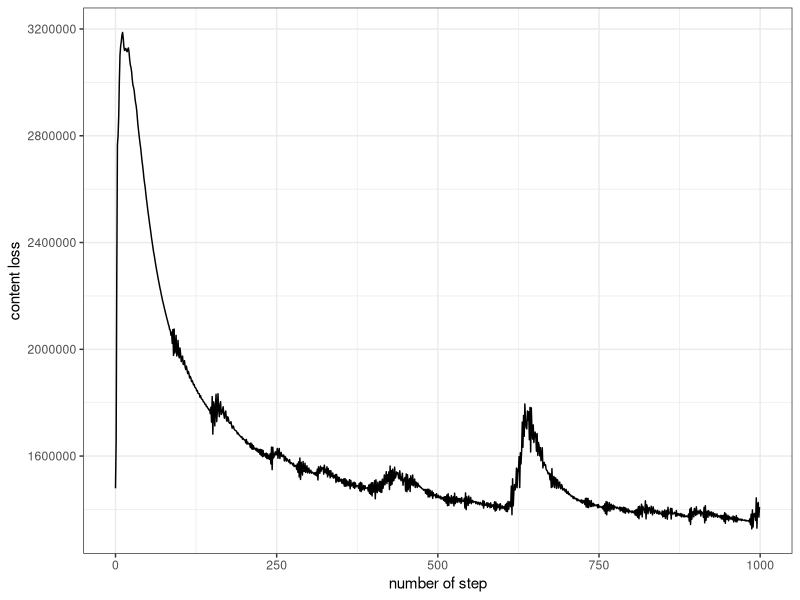
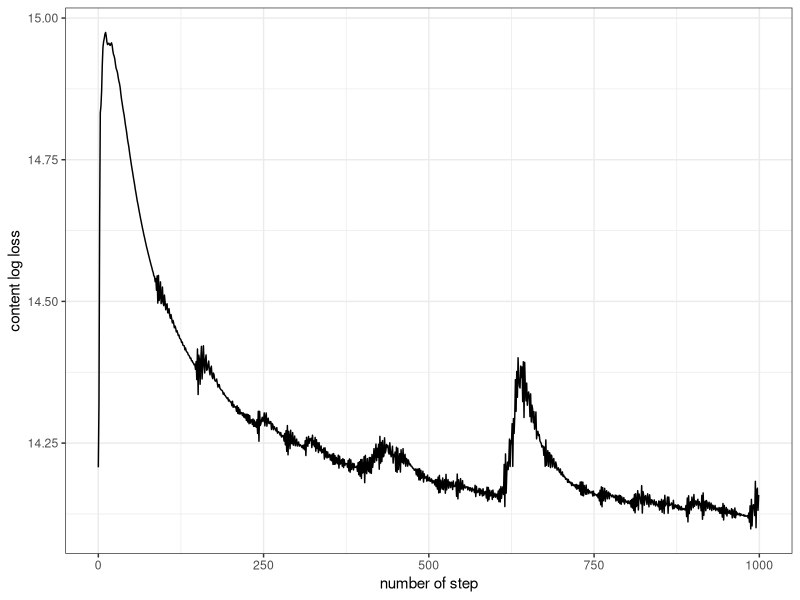
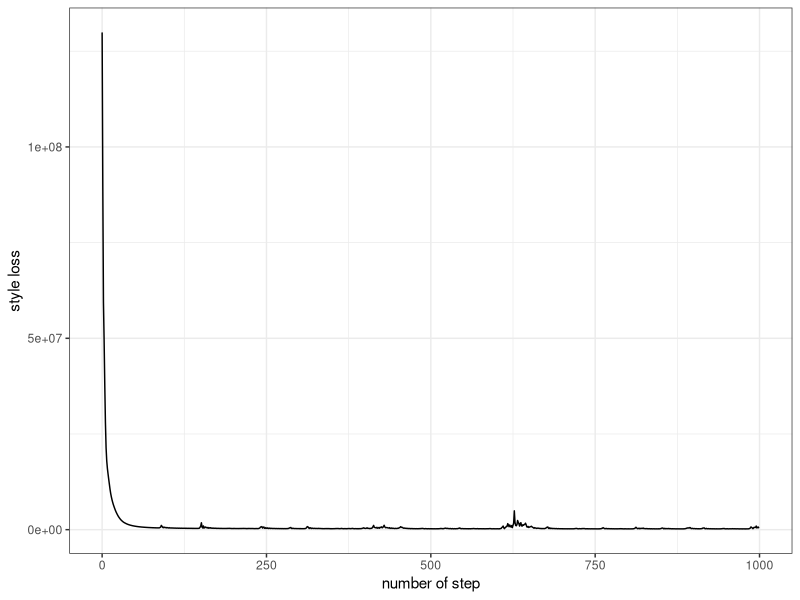
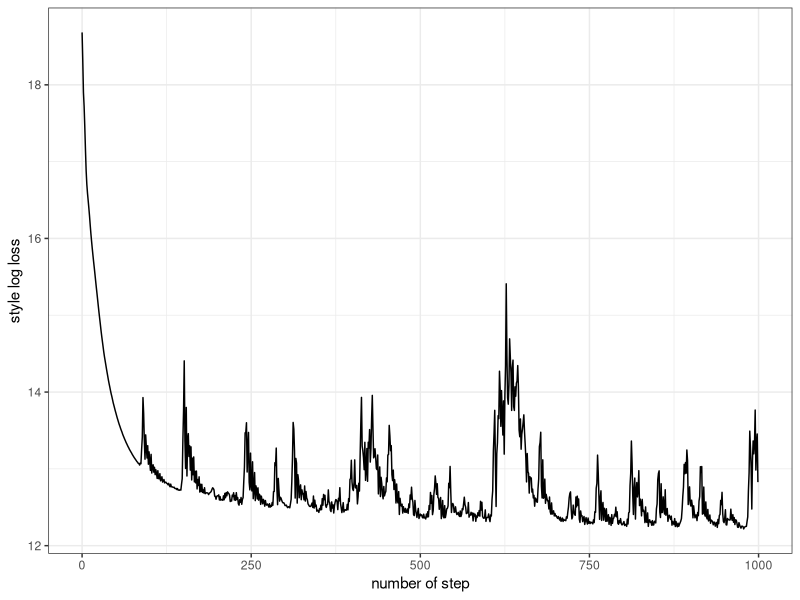
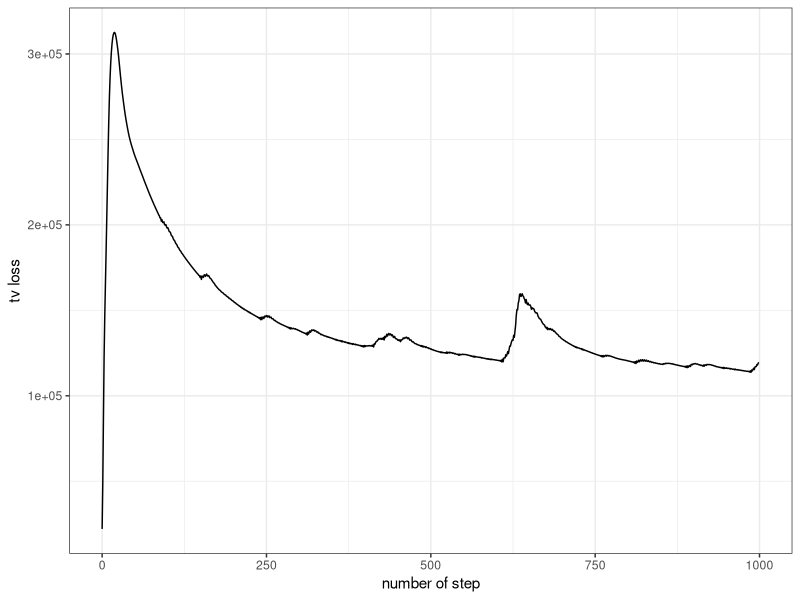
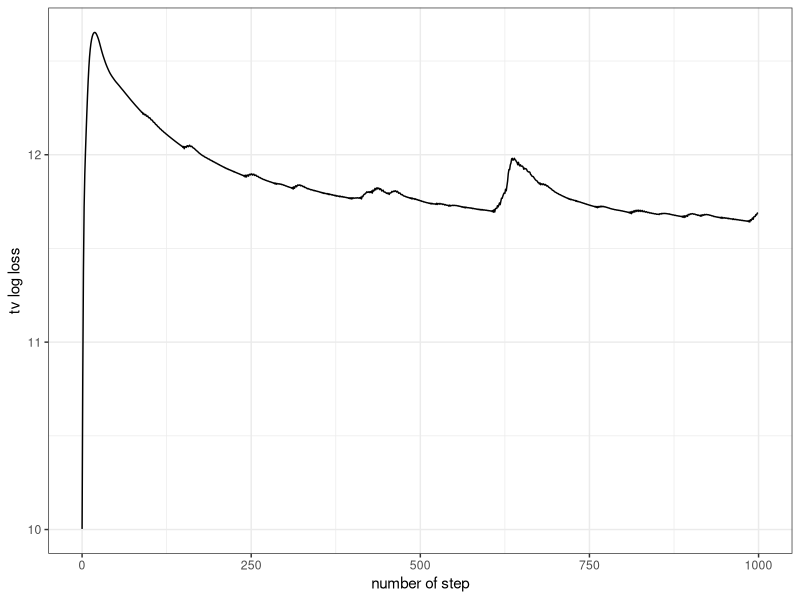
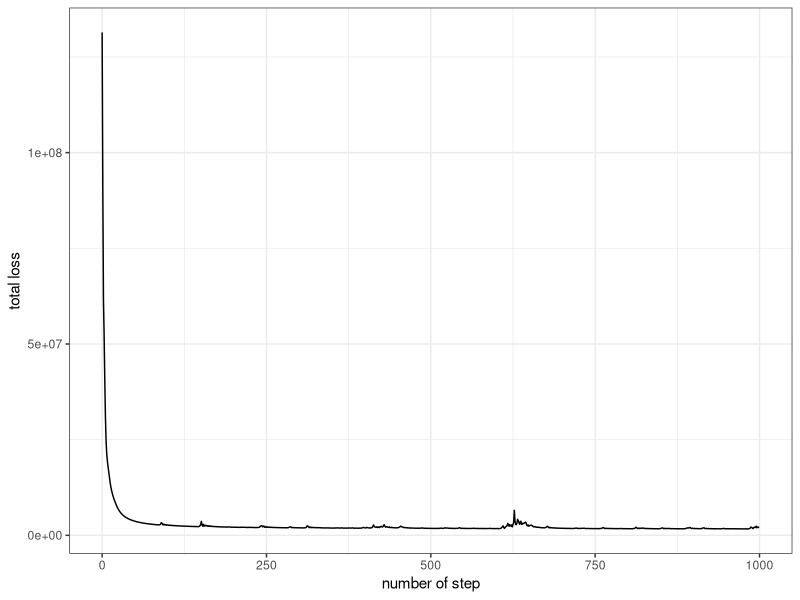
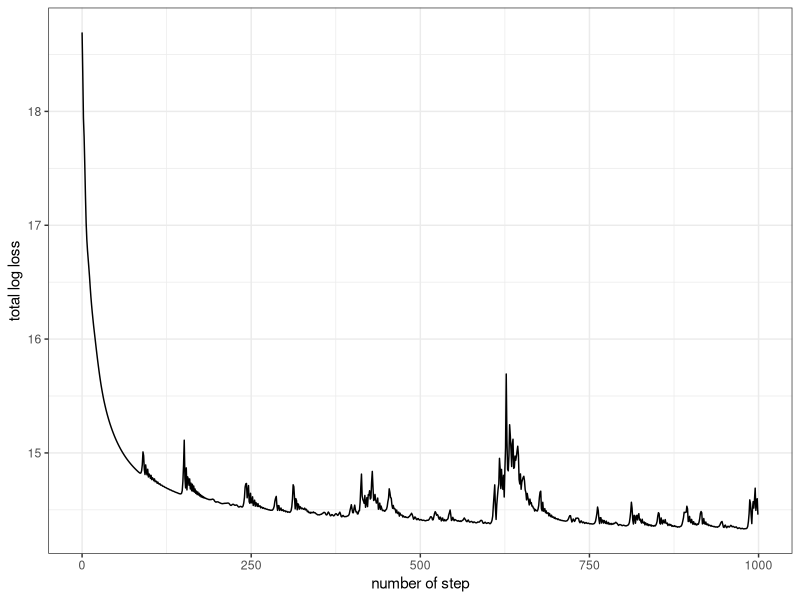

These charts were generated, in order, by the following R code:
# # # Plot of model training loss curves
library(ggplot2)

# load data
content_loss <- read.csv('run_neural_network-tag-content_loss.csv')
style_loss <- read.csv('run_neural_network-tag-style_loss.csv')
tv_loss <- read.csv('run_neural_network-tag-tv_loss.csv')
total_loss <- read.csv('run_neural_network-tag-total_loss.csv')

content_loss$log_loss <- log(content_loss$Value)
style_loss$log_loss <- log(style_loss$Value)
tv_loss$log_loss <- log(tv_loss$Value)
total_loss$log_loss <- log(total_loss$Value)

# format data
df_plot = list(
  content = content_loss,
  style = style_loss,
  tv = tv_loss,
  total = total_loss
)

# plot curve and save
for (loss_type in names(df_plot)) {
  df <- df_plot[loss_type][[1]]
  
  # plot loss curve
  fig_loss <- ggplot(data = df, aes(x = Step, y = Value)) + 
    geom_line() + theme_bw() + xlim(c(0, 1000)) + 
    labs(x = 'number of step', y = paste(loss_type, 'loss')) + 
    theme(panel.background = element_blank())
  ggsave(paste(loss_type, '_loss.pdf', sep = ''), fig_loss, width = 10, height = 8)
  
  # plot log loss curve
  fig_log_loss <- ggplot(data = df, aes(x = Step, y = log_loss)) + 
    geom_line() + theme_bw() + xlim(c(0, 1000)) + 
    labs(x = 'number of step', y = paste(loss_type, 'log loss')) + 
    theme(panel.background = element_blank())
  ggsave(paste(loss_type, '_log_loss.pdf', sep = ''), fig_log_loss, width = 10, height = 8)
}
